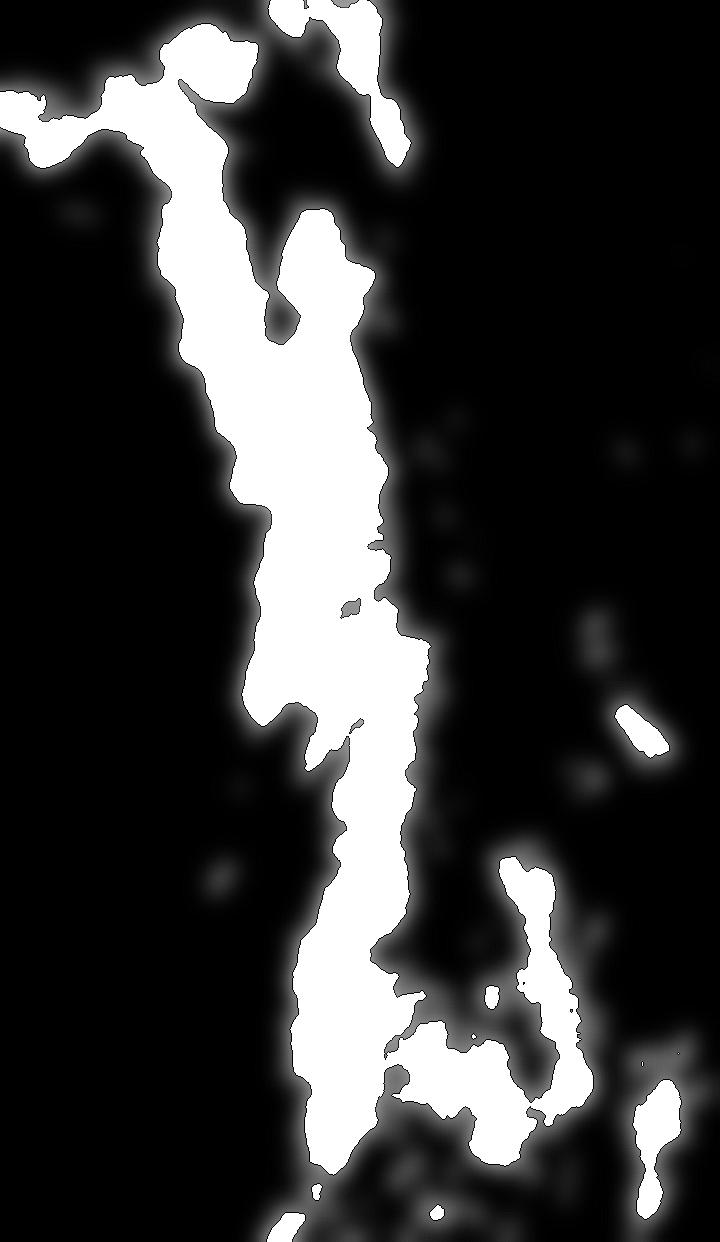
#> input picture data_1/0.jpg, 720 x 1242 px, found by its file name
$ jupyter execute --allow-errors 4_Gen_Dataset.ipynb
#> lines starting #> are read from the running program, lines starting #| are printed output that depends on the picture; after the words box and inside, x2 and y2 are one past the last pixel; in counts of white or black regions, pixels touching at a corner belong together
[cell 1]
import cv2
import matplotlib.pyplot as plt
import numpy as np
from PIL import Image
from skimage.filters import threshold_otsu
import seaborn as sns
from skimage.color import rgb2gray
from skimage.morphology import convex_hull_image
from scipy.spatial import ConvexHull
from skimage.measure import label, regionprops
from skimage.draw import polygon,rectangle,polygon_perimeter
import math
import csv
import os
import pandas as pd

[cell 2]
path=r"data_1\0.jpg"
cropped_path=r"arbitrary\x.jpg"

[cell 3]
def Feature_1(image_path):
    # Load the image and convert to grayscale
#> called with image_path = 'data_1\\0.jpg'
    image = Image.open(image_path).convert("L")
    image_array = np.array(image)

    # Calculate threshold using Otsu's method
    dynamic_threshold = threshold_otsu(image_array)
#> dynamic_threshold = 132
   # print(dynamic_threshold)

    # Cap the threshold at a minimum of 200
    threshold = np.mean([dynamic_threshold, 200])
#> threshold = 166

    # Compute the histogram of pixel intensities
    unique, counts = np.unique(image_array, return_counts=True)
#> unique = 223 values from 0 to 255; counts = 223 values, max 450665 at index 0, min 1 at index 177, mean 4010
    intensity_counts = dict(zip(unique, counts))
#> intensity_counts = 223 items

    # Identify values where the frequency is greater than 1
    valid_values = {val for val, freq in intensity_counts.items() if freq > 1}
#> valid_values = 217 items

    # Count pixels that are both above the threshold and meet the frequency condition
    high_intensity_count = np.sum([pixel in valid_values and pixel >= threshold for pixel in image_array.flatten()])
#> high_intensity_count = 164529

    # Normalize the count
    normalized_count = high_intensity_count / image_array.size
#> normalized_count = 0.184
    # [11 lines of commented-out code are left out]

    return float(f"{normalized_count:.4f}")
Feature_1(path)

[cell 4]
#Frobius Norm on entire Image

def Feature_2(image_path):
    # Load the image and convert it to grayscale
#> called with image_path = 'data_1\\0.jpg'
    image = Image.open(image_path).convert("L")

    # Convert the image to a numpy array
    image_array = np.array(image)

    # Compute the Frobenius norm
    frobenius_norm_value = np.linalg.norm(image_array, 'fro')
#> frobenius_norm_value = 106401.6

    return float(f"{frobenius_norm_value:.4f}")

Feature_2(path)

[cell 5]
def draw_line(r1, c1, r2, c2):
    """
    Generate pixel coordinates for a straight line between two points.
    """
    from skimage.draw import line
    return line(int(r1), int(c1), int(r2), int(c2))

[cell 6]
def crop(image_path):
    """
    Applies convex hull processing to the input image, crops the region inside the convex hull,
    shows the overlay image and cropped image side by side in subplots, and returns the cropped image.

    Parameters:
        image_path (str): Path to the image file.

    Returns:
        np.ndarray: Cropped image inside the convex hull.
    """
#> called with image_path = 'data_1\\0.jpg'
    cropped_path=r"arbitrary\x.jpg"

    # Load the image
    image = np.array(Image.open(image_path))
#> image is the input picture: shape (1242, 720, 3); min 0, max 255, mean 57.5
    if image.ndim == 3:  # If it's an RGB image
        gray_image = rgb2gray(image)  # Convert to grayscale
    else:
        gray_image = image  # If already grayscale

    # Binarize the image using Otsu's threshold
    threshold = threshold_otsu(gray_image)
#> threshold = 0.518
    binary_image = gray_image >= threshold  # Convert to binary (foreground/background)
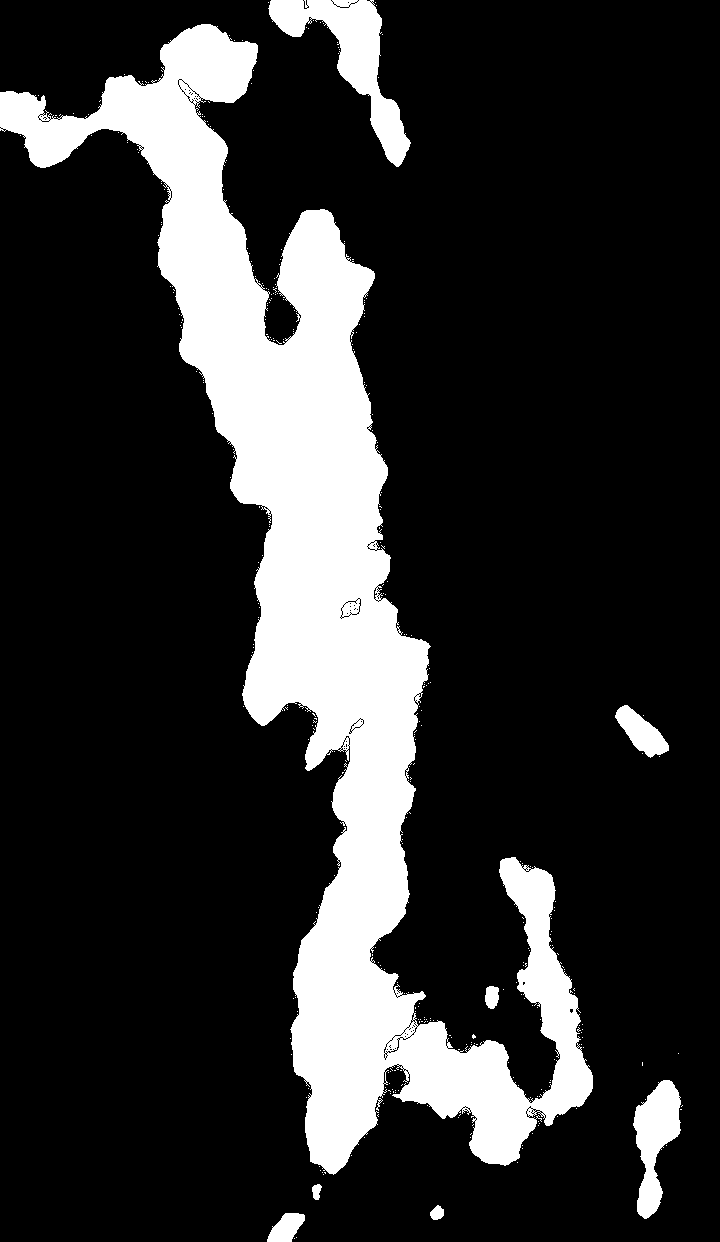
#> binary_image: shape (1242, 720) bool; 18.7% white; 328 white regions (320 under 20 px)

    # Label connected components (foreground objects)
    labeled_image, num_labels = label(binary_image, connectivity=2, return_num=True)
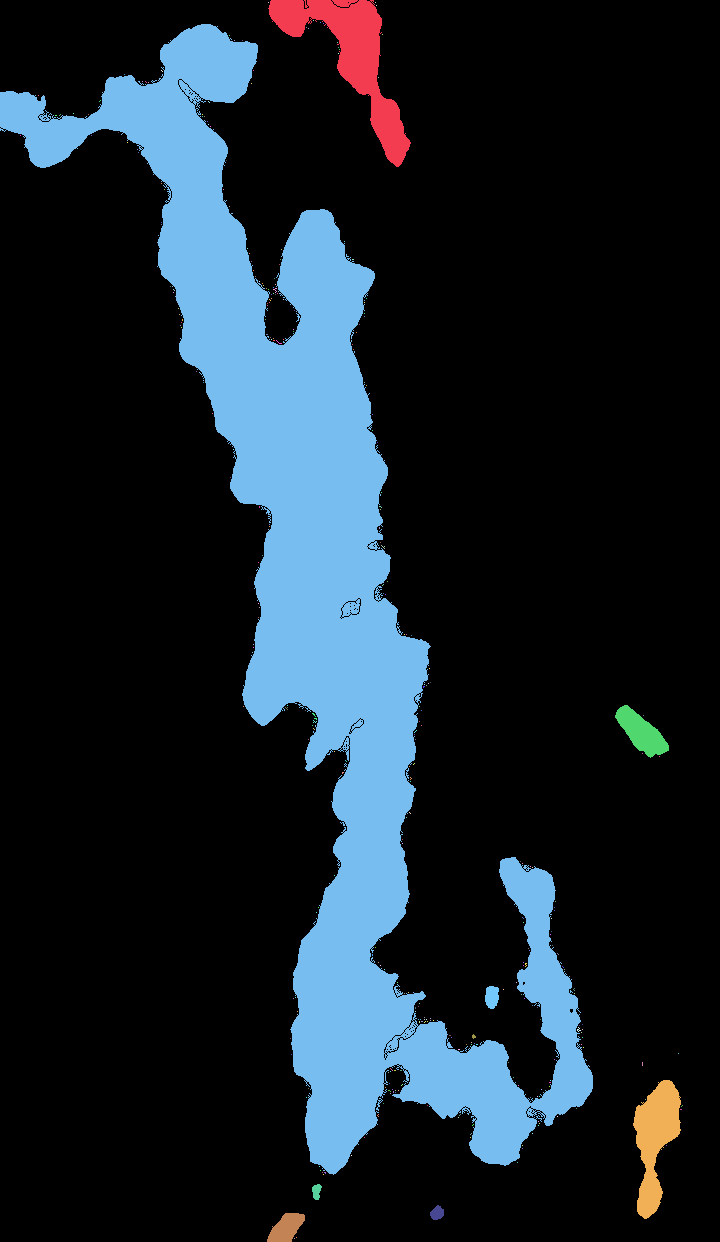
#> labeled_image: shape (1242, 720) int32; 329 distinct labels, from 0 to 328; one colour per label, 0 black
#> num_labels = 328

    # Calculate properties of the labeled regions (connected components)
    regions = regionprops(labeled_image)
#> regions = 328 regions; largest, box (x1, y1, x2, y2) and area: (0, 24, 593, 1175) 153134, (268, 0, 411, 167) 7234, (633, 1080, 681, 1219) 3611, (615, 705, 669, 758) 1389, (267, 1213, 305, 1242) 716

    # Find the region with the largest area (most significant region)
    largest_region = max(regions, key=lambda r: r.area)

    # Get the coordinates of the largest region
    largest_region_coords = largest_region.coords
#> largest_region_coords = 153134 pairs, first value 24 to 1174, second value 0 to 592

    # Compute the convex hull of the largest region's coordinates
    hull = ConvexHull(largest_region_coords)

    # Get the vertices of the convex hull
    hull_points = largest_region_coords[hull.vertices]
#> hull_points = 27 pairs, first value 24 to 1174, second value 0 to 592

    # Create a mask from the convex hull
    mask = np.zeros_like(binary_image, dtype=bool)
    rr, cc = polygon(hull_points[:, 0], hull_points[:, 1], mask.shape)
    mask[rr, cc] = True

     # Create a bounding box (4-cornered box) around the convex hull
    min_row, min_col = hull_points.min(axis=0)
#> min_row = 24; min_col = 0
    max_row, max_col = hull_points.max(axis=0)
#> max_row = 1174; max_col = 592
    box_corners = np.array([[min_row, min_col],
                            [min_row, max_col],
                            [max_row, max_col],
                            [max_row, min_col]])
#> box_corners = [[24, 0], [24, 592], [1174, 592], [1174, 0]]

    # Overlay the green box on the original image
    overlay_image = image.copy()
    if image.ndim == 2:  # Convert grayscale to RGB for visualization
        overlay_image = np.stack([overlay_image] * 3, axis=-1)

    # Draw the box
    for i in range(len(box_corners)):
        start = box_corners[i]
        end = box_corners[(i + 1) % len(box_corners)]  # Next corner (wrap around)
        rr, cc = draw_line(start[0], start[1], end[0], end[1])
        overlay_image[rr, cc] = [0, 255, 0]  # Green color for the box
#> this loop made 4 passes
#> (start, end) on passes 1 to 4: ([24, 0], [24, 592]), ([24, 592], [1174, 592]), ([1174, 592], [1174, 0]), ([1174, 0], [24, 0])
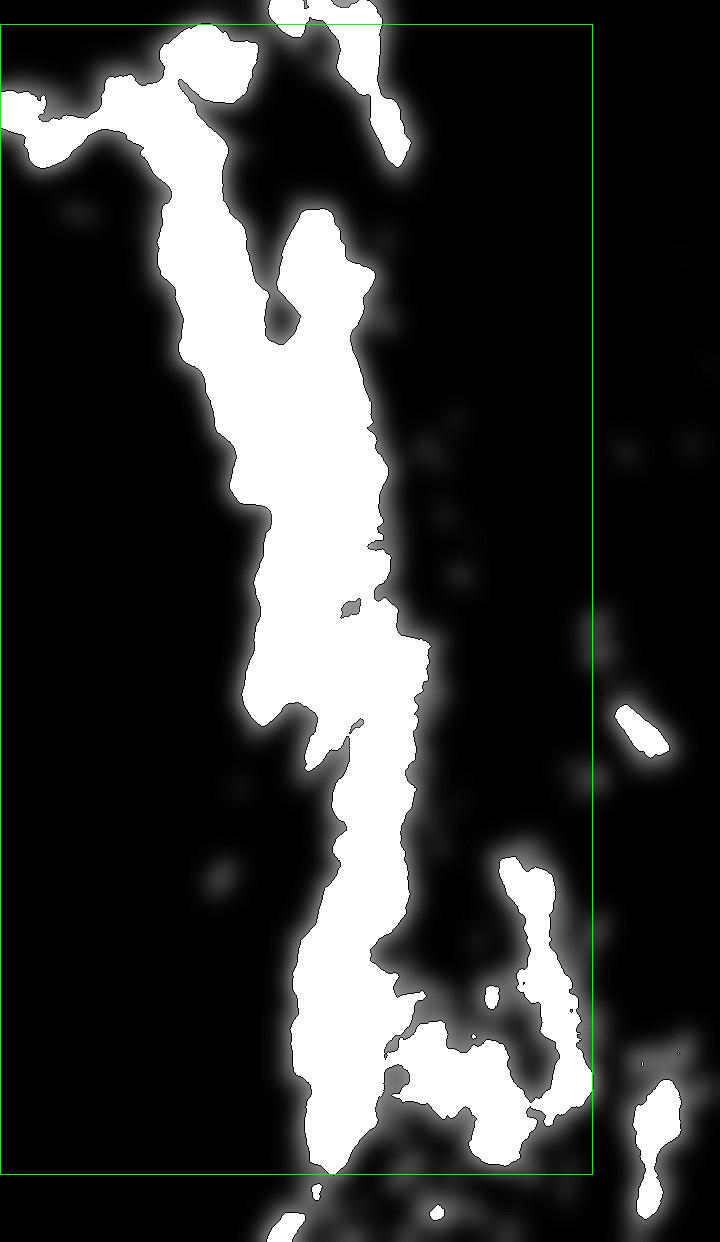
#> overlay_image: shape (1242, 720, 3); 0.39% of pixels changed, all inside (x1, y1, x2, y2) = (0, 24, 593, 1175)
    # Overlay the green box on the original image
    overlay_image = image.copy()
    if image.ndim == 2:  # Convert grayscale to RGB for visualization
        overlay_image = np.stack([overlay_image] * 3, axis=-1)

    # Draw the box
    for i in range(len(box_corners)):
        start = box_corners[i]
        end = box_corners[(i + 1) % len(box_corners)]  # Next corner (wrap around)
        rr, cc = draw_line(start[0], start[1], end[0], end[1])
        overlay_image[rr, cc] = [0, 255, 0]  # Green color for the box

    # Use the mask to extract the region inside the convex hull
    cropped_image = image[int(min_row):int(max_row), int(min_col):int(max_col)]
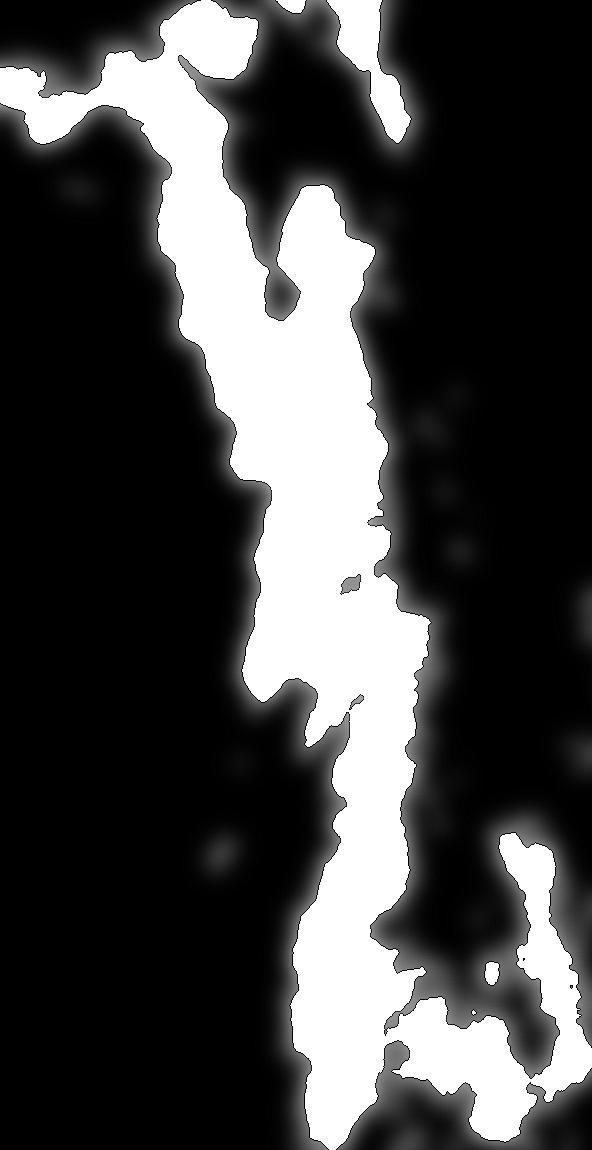
#> cropped_image: shape (1150, 592, 3); min 0, max 255, mean 69.2

    # [20 lines of commented-out code are left out]
    cropped_image_pil = Image.fromarray(cropped_image)
    cropped_image_pil.save(cropped_path)


crop(path)

[cell 7]
def Feature_3(path):
    crop(path)
#> the loop in crop (call 2), `for i in range(len(box_corners)):` made 4 passes
    return Feature_2(cropped_path)

Feature_3(path)

[cell 8]
def Feature_4():
    path = r"arbitrary\x.jpg"  # Path to your image file

    # Open the image and get its dimensions
    image = Image.open(path)
#> image: PIL image 592x1150 RGB
    width, height = image.size  # width and height of the image
#> width = 592; height = 1150

    # Calculate the diagonal length using Pythagorean theorem
    diagonal_length = math.sqrt(width**2 + height**2)
#> diagonal_length = 1293.4

    return float(f"{diagonal_length:.4f}")
Feature_4()
# # Example usage
# diagonal = Feature_4()
# # print(diagonal)

[cell 9]
def Feature_5():
    path = r"arbitrary\x.jpg"  # Path to your image file
#> path = 'arbitrary\\x.jpg'

    # Open the image and get its dimensions
    image = Image.open(path)
    width, height = image.size  # width and height of the image
#> width = 592; height = 1150

    return width

# Example usage
# width = Feature_5()
# print(width)
Feature_5()

[cell 10]
def Feature_6():
    path = r"arbitrary\x.jpg"  # Path to your image file
#> path = 'arbitrary\\x.jpg'

    # Open the image and get its dimensions
    image = Image.open(path)
    width, height = image.size  # width and height of the image
#> width = 592; height = 1150

    return height

# Example usage
# height = Feature_6()
# print(height)
Feature_6()

[cell 11]
def Feature_7():
    image_path = r"arbitrary\x.jpg"
#> image_path = 'arbitrary\\x.jpg'
    # Load the image and convert to grayscale
    image = Image.open(image_path).convert("L")
    image_array = np.array(image)

    # Calculate threshold using Otsu's method
    dynamic_threshold = threshold_otsu(image_array)
#> dynamic_threshold = 133
    # print(dynamic_threshold)

    # Cap the threshold at a minimum of 200
    threshold = np.mean([dynamic_threshold, 200])
#> threshold = 166.5

    # Compute the histogram of pixel intensities
    unique, counts = np.unique(image_array, return_counts=True)
#> unique = 232 values from 0 to 255; counts = 232 values, max 322268 at index 0, min 1 at index 173, mean 2934.5
    intensity_counts = dict(zip(unique, counts))
#> intensity_counts = 232 items

    # Identify values where the frequency is greater than 1
    valid_values = {val for val, freq in intensity_counts.items() if freq > 1}
#> valid_values = 225 items

    # Count pixels that are both above the threshold and meet the frequency condition
    high_intensity_count = np.sum([pixel in valid_values and pixel <= threshold for pixel in image_array.flatten()])
#> high_intensity_count = 524582

    # Normalize the count
    normalized_count = high_intensity_count / image_array.size
#> normalized_count = 0.771
    # [11 lines of commented-out code are left out]

    return float(f"{normalized_count:.4f}")
Feature_7()

[cell 12]
def Feature_8(image_path):
#> called with image_path = 'data_1\\0.jpg'
    image = Image.open(image_path).convert("L")
    image = np.array(image)
    # Define the threshold (127 by default)
    threshold = 127

    # Calculate the number of black and white family pixels
    black_family_pixels = np.sum(image <= threshold)
#> black_family_pixels = 726252
    white_family_pixels = np.sum(image > threshold)
#> white_family_pixels = 167988
    ratio=0.0
    # Calculate the ratio
    ratio = white_family_pixels / black_family_pixels
#> ratio = 0.231
    # [5 lines of commented-out code are left out]
    return float(f"{ratio:.4f}")
Feature_8(path)

[cell 13]
def Feature(path)->list:
    l:list = [Feature_1(path),Feature_2(path),Feature_3(path),Feature_4(),Feature_5(),Feature_6(),Feature_7(),Feature_8(path)]
#> l = [0.184, 106401.6, 103157.2, 1293.4, 592, 1150, 0.77, 0.231]
    return l

Feature(path)

[cell 14]
output_folder = './data_2'
os.makedirs(output_folder, exist_ok=True)

# Output CSV file path
output_csv = os.path.join(output_folder, 'dataset.csv')

# Open the CSV file for writing
with open(output_csv, 'w', newline='') as csvfile:
    csv_writer = csv.writer(csvfile)

    # Write header (optional, adjust as needed)
    csv_writer.writerow(['Feature1', 'Feature2', 'Feature3','Feature4', 'Feature5', 'Feature6','Feature7','Feature8'])  # Update with actual feature names

    # Loop through the range of image files
    for i in range(300):
        # Construct the input file path
        input_path = f'./data_1/{i}.jpg'

        # Check if the file exists
        if os.path.exists(input_path):
            # Get features from the file
            features = Feature(input_path)
#> features has the same summary as l in Feature

            # Write the features to the CSV file
            csv_writer.writerow(features)
        else:
            print(f"File not found: {input_path}")
        print(i)

Image Substraction Outputs

[cell 15]
# Paths
input_folder = "data_1"  # Folder containing input images
output_folder = "data_1_2"  # Folder to save results

# Create output folder if it doesn't exist
os.makedirs(output_folder, exist_ok=True)

# Get all image files sorted by numeric order
image_files = sorted(
    [f for f in os.listdir(input_folder) if f.endswith(('.jpg', '.png', '.jpeg'))],
    key=lambda x: int(x.split('.')[0])  # Sort numerically by filename
)

# Sequential image subtraction
for i in range(len(image_files) - 1):
    # Define paths for current and next images
    img1_path = os.path.join(input_folder, image_files[i])
    img2_path = os.path.join(input_folder, image_files[i + 1])

    # Load the images in grayscale
    img1 = cv2.imread(img1_path, cv2.IMREAD_GRAYSCALE)
    img2 = cv2.imread(img2_path, cv2.IMREAD_GRAYSCALE)

    # Perform absolute difference
    diff = cv2.absdiff(img1, img2)

    # Save the result
    output_filename = f"diff_{image_files[i].split('.')[0]}_{image_files[i+1].split('.')[0]}.jpg"
    output_path = os.path.join(output_folder, output_filename)
    cv2.imwrite(output_path, diff)

    print(f"Saved: {output_path}")

print("Sequential image subtraction completed. Results saved in:", output_folder)

Feature 9 - Pixel rate Change

\\

[cell 16]
# Paths
input_folder = "data_1"  # Folder containing input images

# Get all image files sorted by numeric order
image_files = sorted(
    [f for f in os.listdir(input_folder) if f.endswith(('.jpg', '.png', '.jpeg'))],
    key=lambda x: int(x.split('.')[0])  # Sort numerically by filename
)

# Initialize list to store pixel rate changes
pixel_rate_changes = []

# Sequential image subtraction
for i in range(len(image_files) - 1):
    # Read current and next images
    img1_path = os.path.join(input_folder, image_files[i])
    img2_path = os.path.join(input_folder, image_files[i + 1])

    img1 = cv2.imread(img1_path, cv2.IMREAD_GRAYSCALE)
    img2 = cv2.imread(img2_path, cv2.IMREAD_GRAYSCALE)

    # Calculate absolute difference
    diff = cv2.absdiff(img1, img2)

    # Calculate the average pixel intensity difference (Pixel Rate Change)
    prc = float(np.mean(diff))
    pixel_rate_changes.append(prc)

    # print(f"PRC for {image_files[i]} - {image_files[i + 1]}: {prc}")

# Plot the results
# Seaborn styling
sns.set_theme(style="whitegrid")

# Plot the results
plt.figure(figsize=(10, 6))  # Set figure size
plt.plot(range(1, len(pixel_rate_changes) + 1), pixel_rate_changes, marker='o', color='b', label='Pixel Rate Change')

# Add labels and title
plt.xlabel("Image Pair Index", fontsize=12)
plt.ylabel("Pixel Rate Change (Average Difference)", fontsize=12)
plt.title("Pixel Rate Change Over Image Sequence", fontsize=14, fontweight='bold')

# Add gridlines
plt.grid(visible=True, which='both', linestyle='--', linewidth=0.5, alpha=0.7)

# Customize ticks
plt.xticks(fontsize=10)
plt.yticks(fontsize=10)

# Add legend
plt.legend(loc='upper right', fontsize=10)

# Show plot
plt.tight_layout()
plt.show()
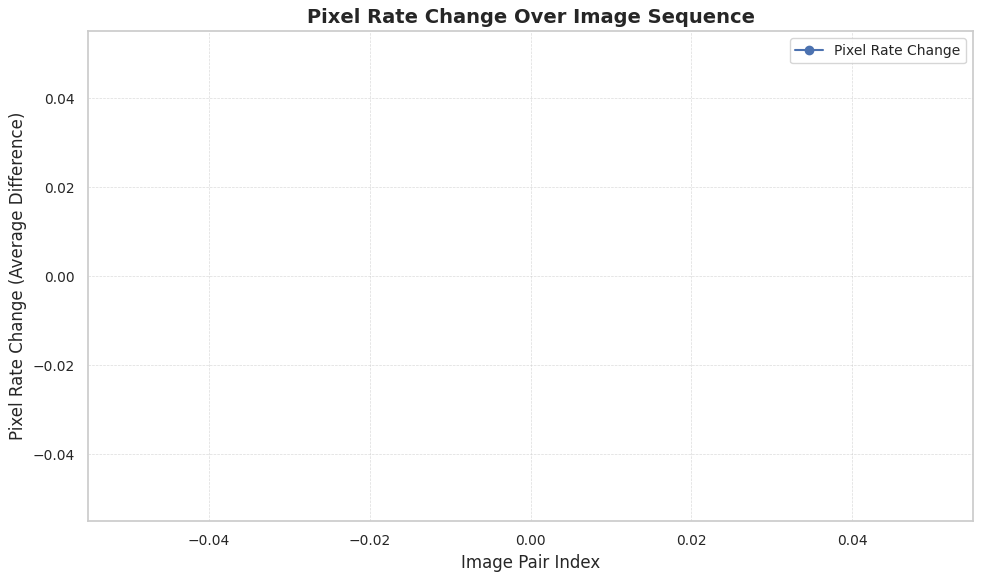
#> figure drawn by matplotlib, 1 panel

Append the List pixel_rate_changes in dataset as feature 9

[cell 17]
pixel_rate_changes=[0.01804325460726427] + pixel_rate_changes

[cell 18]
print(len(pixel_rate_changes))

[cell 19]
# Load your existing dataset
df = pd.read_csv(r"data_2\dataset.csv")  # Replace with your dataset's path
#> (reads data_2/dataset.csv from the repository)
